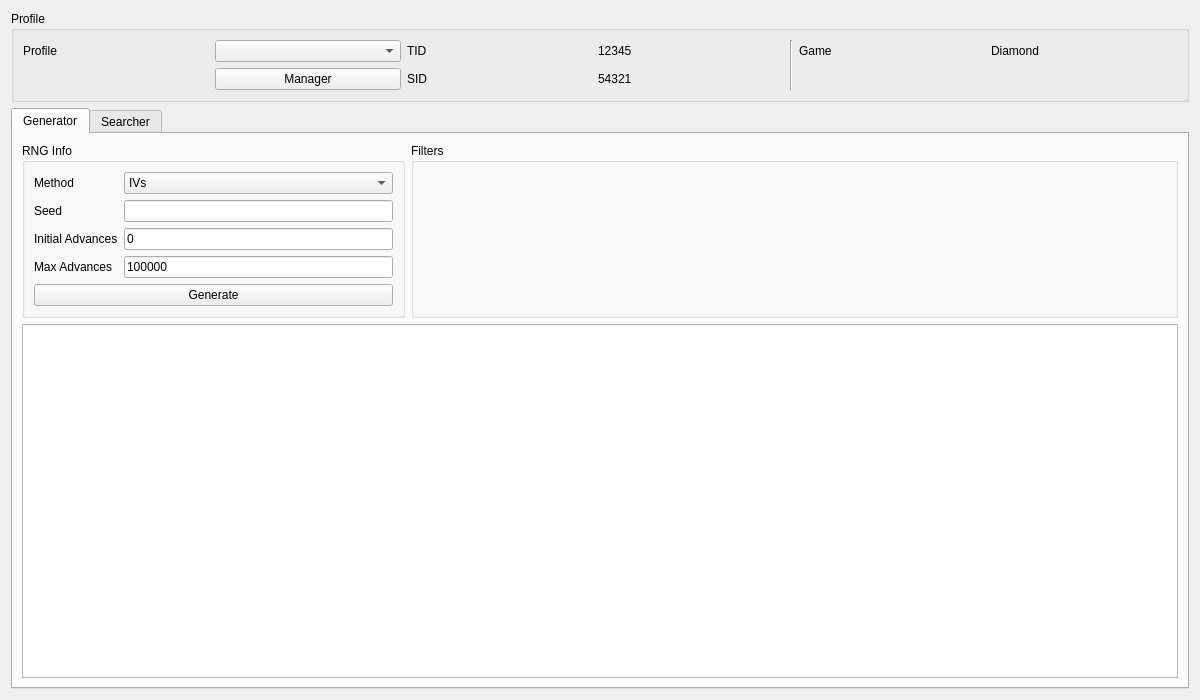
<?xml version="1.0" encoding="UTF-8"?>
<ui version="4.0">
 <class>PokeWalker</class>
 <widget class="QWidget" name="PokeWalker">
  <property name="geometry">
   <rect>
    <x>0</x>
    <y>0</y>
    <width>1200</width>
    <height>700</height>
   </rect>
  </property>
  <property name="minimumSize">
   <size>
    <width>1200</width>
    <height>700</height>
   </size>
  </property>
  <property name="windowTitle">
   <string>PokeWalker</string>
  </property>
  <layout class="QGridLayout" name="gridLayout_3">
   <item row="0" column="0">
    <widget class="QGroupBox" name="groupBoxProfile">
     <property name="title">
      <string>Profile</string>
     </property>
     <layout class="QGridLayout" name="gridLayout_6">
      <item row="0" column="5">
       <widget class="QLabel" name="labelProfileGame">
        <property name="text">
         <string>Game</string>
        </property>
       </widget>
      </item>
      <item row="1" column="3">
       <widget class="QLabel" name="labelProfileSIDValue">
        <property name="text">
         <string notr="true">54321</string>
        </property>
       </widget>
      </item>
      <item row="0" column="1">
       <widget class="QComboBox" name="comboBoxProfiles"/>
      </item>
      <item row="1" column="1">
       <widget class="QPushButton" name="pushButtonProfileManager">
        <property name="text">
         <string>Manager</string>
        </property>
       </widget>
      </item>
      <item row="0" column="3">
       <widget class="QLabel" name="labelProfileTIDValue">
        <property name="text">
         <string notr="true">12345</string>
        </property>
       </widget>
      </item>
      <item row="0" column="4" rowspan="2">
       <widget class="Line" name="line">
        <property name="orientation">
         <enum>Qt::Vertical</enum>
        </property>
       </widget>
      </item>
      <item row="0" column="0">
       <widget class="QLabel" name="labelProfile">
        <property name="text">
         <string>Profile</string>
        </property>
       </widget>
      </item>
      <item row="1" column="2">
       <widget class="QLabel" name="labelProfileSID">
        <property name="text">
         <string>SID</string>
        </property>
       </widget>
      </item>
      <item row="0" column="6">
       <widget class="QLabel" name="labelProfileGameValue">
        <property name="text">
         <string>Diamond</string>
        </property>
       </widget>
      </item>
      <item row="0" column="2">
       <widget class="QLabel" name="labelProfileTID">
        <property name="text">
         <string>TID</string>
        </property>
       </widget>
      </item>
     </layout>
    </widget>
   </item>
   <item row="1" column="0">
    <widget class="QTabWidget" name="tabPokeWalkerSelection">
     <property name="currentIndex">
      <number>0</number>
     </property>
     <widget class="QWidget" name="tabGenerator">
      <attribute name="title">
       <string>Generator</string>
      </attribute>
      <layout class="QGridLayout" name="gridLayout_8">
       <item row="1" column="0" colspan="2">
        <widget class="TableView" name="tableViewGenerator">
         <property name="contextMenuPolicy">
          <enum>Qt::CustomContextMenu</enum>
         </property>
         <attribute name="verticalHeaderVisible">
          <bool>false</bool>
         </attribute>
        </widget>
       </item>
       <item row="0" column="0">
        <widget class="QGroupBox" name="groupBoxGeneratorRNGInfo">
         <property name="sizePolicy">
          <sizepolicy hsizetype="Preferred" vsizetype="Preferred">
           <horstretch>1</horstretch>
           <verstretch>0</verstretch>
          </sizepolicy>
         </property>
         <property name="title">
          <string>RNG Info</string>
         </property>
         <layout class="QGridLayout" name="gridLayout_9">
          <item row="2" column="0">
           <widget class="QLabel" name="labelGeneratorInitialAdvances">
            <property name="text">
             <string>Initial Advances</string>
            </property>
           </widget>
          </item>
          <item row="2" column="1">
           <widget class="TextBox" name="textBoxGeneratorInitialAdvances">
            <property name="text">
             <string notr="true">0</string>
            </property>
            <property name="maxLength">
             <number>10</number>
            </property>
           </widget>
          </item>
          <item row="3" column="1">
           <widget class="TextBox" name="textBoxGeneratorMaxAdvances">
            <property name="text">
             <string notr="true">100000</string>
            </property>
            <property name="maxLength">
             <number>10</number>
            </property>
           </widget>
          </item>
          <item row="0" column="0">
           <widget class="QLabel" name="labelGeneratorMethod">
            <property name="text">
             <string>Method</string>
            </property>
           </widget>
          </item>
          <item row="1" column="0">
           <widget class="QLabel" name="labelGeneratorSeed">
            <property name="text">
             <string>Seed</string>
            </property>
           </widget>
          </item>
          <item row="3" column="0">
           <widget class="QLabel" name="labelGeneratorMaxAdvances">
            <property name="text">
             <string>Max Advances</string>
            </property>
           </widget>
          </item>
          <item row="0" column="1">
           <widget class="ComboBox" name="comboBoxGeneratorMethod">
            <item>
             <property name="text">
              <string>IVs</string>
             </property>
            </item>
            <item>
             <property name="text">
              <string>PID</string>
             </property>
            </item>
           </widget>
          </item>
          <item row="4" column="0" colspan="2">
           <widget class="QPushButton" name="pushButtonGenerate">
            <property name="text">
             <string>Generate</string>
            </property>
           </widget>
          </item>
          <item row="1" column="1">
           <widget class="TextBox" name="textBoxGeneratorSeed">
            <property name="text">
             <string notr="true"/>
            </property>
            <property name="maxLength">
             <number>8</number>
            </property>
           </widget>
          </item>
         </layout>
        </widget>
       </item>
       <item row="0" column="1">
        <widget class="QGroupBox" name="groupBoxGeneratorFilters">
         <property name="sizePolicy">
          <sizepolicy hsizetype="Preferred" vsizetype="Preferred">
           <horstretch>2</horstretch>
           <verstretch>0</verstretch>
          </sizepolicy>
         </property>
         <property name="title">
          <string>Filters</string>
         </property>
         <layout class="QGridLayout" name="gridLayout_2">
          <item row="0" column="0" rowspan="3" colspan="2">
           <widget class="Filter" name="filterGenerator" native="true"/>
          </item>
         </layout>
        </widget>
       </item>
      </layout>
     </widget>
     <widget class="QWidget" name="tabSearcher">
      <attribute name="title">
       <string>Searcher</string>
      </attribute>
      <layout class="QGridLayout" name="gridLayout_10">
       <item row="0" column="1">
        <widget class="QGroupBox" name="groupBoxGeneratorFilters_2">
         <property name="sizePolicy">
          <sizepolicy hsizetype="Preferred" vsizetype="Preferred">
           <horstretch>2</horstretch>
           <verstretch>0</verstretch>
          </sizepolicy>
         </property>
         <property name="title">
          <string>Filters</string>
         </property>
         <layout class="QGridLayout" name="gridLayout_4">
          <item row="0" column="0" rowspan="3" colspan="2">
           <widget class="Filter" name="filterSearcher" native="true"/>
          </item>
         </layout>
        </widget>
       </item>
       <item row="0" column="0">
        <widget class="QGroupBox" name="groupBoxSearcherRNGInfo">
         <property name="sizePolicy">
          <sizepolicy hsizetype="Preferred" vsizetype="Preferred">
           <horstretch>1</horstretch>
           <verstretch>0</verstretch>
          </sizepolicy>
         </property>
         <property name="title">
          <string>RNG Info</string>
         </property>
         <layout class="QGridLayout" name="gridLayout_7">
          <item row="4" column="0" colspan="4">
           <layout class="QHBoxLayout" name="horizontalLayout">
            <item>
             <widget class="QPushButton" name="pushButtonSearch">
              <property name="text">
               <string>Search</string>
              </property>
             </widget>
            </item>
            <item>
             <widget class="QPushButton" name="pushButtonCancel">
              <property name="text">
               <string>Cancel</string>
              </property>
             </widget>
            </item>
           </layout>
          </item>
          <item row="2" column="0">
           <widget class="QLabel" name="labelSearcherIVAdvance">
            <property name="text">
             <string>IV Advance</string>
            </property>
           </widget>
          </item>
          <item row="1" column="0">
           <widget class="QLabel" name="labelSearcherPIDState">
            <property name="text">
             <string>PID Advance</string>
            </property>
           </widget>
          </item>
          <item row="0" column="0">
           <widget class="QLabel" name="labelSearcherMethod">
            <property name="text">
             <string>Method</string>
            </property>
           </widget>
          </item>
          <item row="1" column="2">
           <widget class="TextBox" name="textBoxSearcherPIDMinAdvance">
            <property name="text">
             <string notr="true">0</string>
            </property>
            <property name="maxLength">
             <number>10</number>
            </property>
           </widget>
          </item>
          <item row="0" column="2" colspan="2">
           <widget class="ComboBox" name="comboBoxSearcherMethod">
            <item>
             <property name="text">
              <string>IVs</string>
             </property>
            </item>
            <item>
             <property name="text">
              <string>PID</string>
             </property>
            </item>
            <item>
             <property name="text">
              <string>Both</string>
             </property>
            </item>
           </widget>
          </item>
          <item row="3" column="3">
           <widget class="TextBox" name="textBoxSearcherMaxDelay">
            <property name="text">
             <string notr="true">2000</string>
            </property>
            <property name="maxLength">
             <number>10</number>
            </property>
           </widget>
          </item>
          <item row="2" column="2">
           <widget class="TextBox" name="textBoxSearcherIVMinAdvance">
            <property name="text">
             <string notr="true">0</string>
            </property>
            <property name="maxLength">
             <number>10</number>
            </property>
           </widget>
          </item>
          <item row="2" column="3">
           <widget class="TextBox" name="textBoxSearcherIVMaxAdvance">
            <property name="text">
             <string notr="true">100000</string>
            </property>
            <property name="maxLength">
             <number>10</number>
            </property>
           </widget>
          </item>
          <item row="3" column="2">
           <widget class="TextBox" name="textBoxSearcherMinDelay">
            <property name="text">
             <string notr="true">600</string>
            </property>
            <property name="maxLength">
             <number>10</number>
            </property>
           </widget>
          </item>
          <item row="1" column="3">
           <widget class="TextBox" name="textBoxSearcherPIDMaxAdvance">
            <property name="text">
             <string notr="true">30</string>
            </property>
            <property name="maxLength">
             <number>10</number>
            </property>
           </widget>
          </item>
          <item row="3" column="0">
           <widget class="QLabel" name="labelSearcherDelay">
            <property name="text">
             <string>Year (2000+)</string>
            </property>
           </widget>
          </item>
         </layout>
        </widget>
       </item>
       <item row="1" column="0" colspan="2">
        <widget class="QProgressBar" name="progressBar">
         <property name="value">
          <number>0</number>
         </property>
        </widget>
       </item>
       <item row="2" column="0" colspan="2">
        <widget class="TableView" name="tableViewSearcher">
         <property name="sizePolicy">
          <sizepolicy hsizetype="Expanding" vsizetype="Expanding">
           <horstretch>1</horstretch>
           <verstretch>0</verstretch>
          </sizepolicy>
         </property>
         <property name="contextMenuPolicy">
          <enum>Qt::CustomContextMenu</enum>
         </property>
         <attribute name="verticalHeaderVisible">
          <bool>false</bool>
         </attribute>
        </widget>
       </item>
      </layout>
     </widget>
    </widget>
   </item>
  </layout>
 </widget>
 <customwidgets>
  <customwidget>
   <class>TextBox</class>
   <extends>QLineEdit</extends>
   <header>Forms/Controls/TextBox.hpp</header>
  </customwidget>
  <customwidget>
   <class>TableView</class>
   <extends>QTableView</extends>
   <header>Forms/Controls/TableView.hpp</header>
  </customwidget>
  <customwidget>
   <class>ComboBox</class>
   <extends>QComboBox</extends>
   <header>Forms/Controls/ComboBox.hpp</header>
  </customwidget>
  <customwidget>
   <class>Filter</class>
   <extends>QWidget</extends>
   <header>Forms/Controls/Filter.hpp</header>
   <container>1</container>
  </customwidget>
 </customwidgets>
 <tabstops>
  <tabstop>comboBoxProfiles</tabstop>
  <tabstop>pushButtonProfileManager</tabstop>
  <tabstop>tabPokeWalkerSelection</tabstop>
  <tabstop>comboBoxGeneratorMethod</tabstop>
  <tabstop>textBoxGeneratorSeed</tabstop>
  <tabstop>textBoxGeneratorInitialAdvances</tabstop>
  <tabstop>textBoxGeneratorMaxAdvances</tabstop>
  <tabstop>pushButtonGenerate</tabstop>
  <tabstop>tableViewGenerator</tabstop>
  <tabstop>comboBoxSearcherMethod</tabstop>
  <tabstop>textBoxSearcherPIDMinAdvance</tabstop>
  <tabstop>textBoxSearcherPIDMaxAdvance</tabstop>
  <tabstop>textBoxSearcherIVMinAdvance</tabstop>
  <tabstop>textBoxSearcherIVMaxAdvance</tabstop>
  <tabstop>textBoxSearcherMinDelay</tabstop>
  <tabstop>textBoxSearcherMaxDelay</tabstop>
  <tabstop>pushButtonSearch</tabstop>
  <tabstop>pushButtonCancel</tabstop>
  <tabstop>tableViewSearcher</tabstop>
 </tabstops>
 <resources/>
 <connections/>
</ui>
